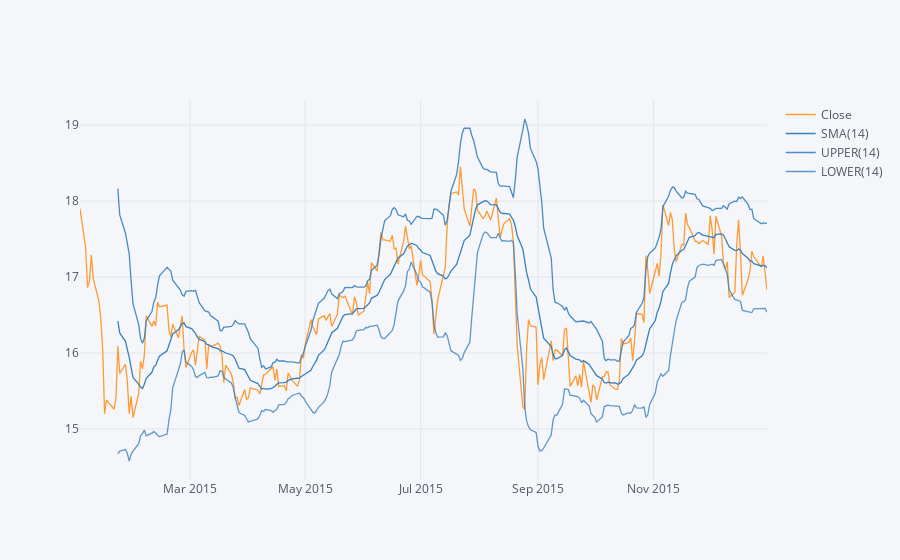

Source (notebook cell):
### Markdown cell above
**Use .ta_plot(study='boll') to create a Bollinger Band Plot for Bank of America for the year 2015.**

### Code cell
BAC['Close'].loc['2015-01-01':'2016-01-01'].ta_plot(study='boll')

### Figure 1 — Plotly figure (JSON) as saved in the notebook; plotly's stock layout.template omitted (floating-point values rounded to 4 significant figures; data arrays with more than 128 entries replaced by an {"elided": "..."} marker saying what was removed)
{"data": [{"line": {"color": "rgba(255, 153, 51, 1.0)", "dash": "solid", "shape": "linear", "width": 1.3}, "mode": "lines", "name": "Close", "text": "", "type": "scatter", "x": {"elided": "252 str values"}, "y": {"elided": "252 float values"}}, {"line": {"color": "rgba(55, 128, 191, 1.0)", "dash": "solid", "shape": "linear", "width": 1.3}, "mode": "lines", "name": "SMA(14)", "text": "", "type": "scatter", "x": {"elided": "252 str values"}, "y": {"elided": "252 mixed values"}}, {"line": {"color": "rgba(55, 128, 191, 0.8999999999999999)", "dash": "solid", "shape": "linear", "width": 1.3}, "mode": "lines", "name": "UPPER(14)", "text": "", "type": "scatter", "x": {"elided": "252 str values"}, "y": {"elided": "252 mixed values"}}, {"line": {"color": "rgba(55, 128, 191, 0.7999999999999998)", "dash": "solid", "shape": "linear", "width": 1.3}, "mode": "lines", "name": "LOWER(14)", "text": "", "type": "scatter", "x": {"elided": "252 str values"}, "y": {"elided": "252 mixed values"}}], "layout": {"legend": {"bgcolor": "#F5F6F9", "font": {"color": "#4D5663"}}, "paper_bgcolor": "#F5F6F9", "plot_bgcolor": "#F5F6F9", "title": {"font": {"color": "#4D5663"}}, "xaxis": {"gridcolor": "#E1E5ED", "showgrid": true, "tickfont": {"color": "#4D5663"}, "title": {"font": {"color": "#4D5663"}, "text": ""}, "zerolinecolor": "#E1E5ED"}, "yaxis": {"gridcolor": "#E1E5ED", "showgrid": true, "tickfont": {"color": "#4D5663"}, "title": {"font": {"color": "#4D5663"}, "text": ""}, "zerolinecolor": "#E1E5ED"}}}
